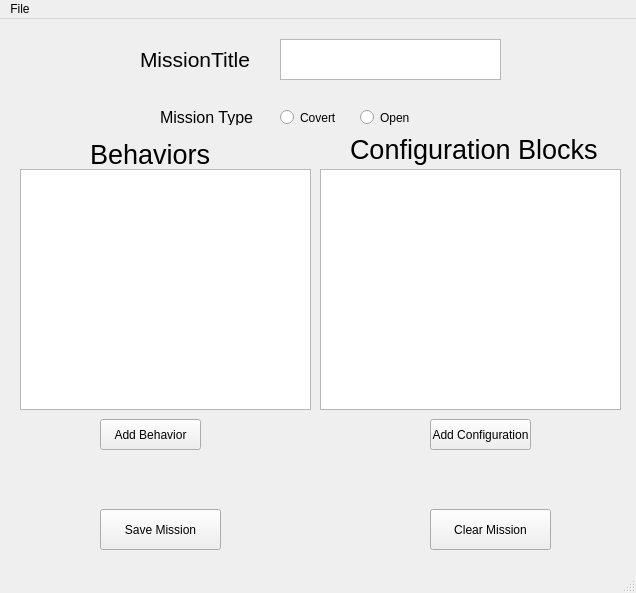
<?xml version="1.0" encoding="UTF-8"?>
<ui version="4.0">
 <class>MainWindow</class>
 <widget class="QMainWindow" name="MainWindow">
  <property name="geometry">
   <rect>
    <x>0</x>
    <y>0</y>
    <width>636</width>
    <height>593</height>
   </rect>
  </property>
  <property name="windowTitle">
   <string>MOOS Mission Planner</string>
  </property>
  <widget class="QWidget" name="centralwidget">
   <widget class="QLabel" name="label">
    <property name="geometry">
     <rect>
      <x>90</x>
      <y>120</y>
      <width>131</width>
      <height>31</height>
     </rect>
    </property>
    <property name="font">
     <font>
      <pointsize>20</pointsize>
     </font>
    </property>
    <property name="text">
     <string>Behaviors</string>
    </property>
   </widget>
   <widget class="QLabel" name="label_2">
    <property name="geometry">
     <rect>
      <x>350</x>
      <y>110</y>
      <width>251</width>
      <height>41</height>
     </rect>
    </property>
    <property name="font">
     <font>
      <pointsize>20</pointsize>
     </font>
    </property>
    <property name="text">
     <string>Configuration Blocks</string>
    </property>
   </widget>
   <widget class="QPushButton" name="saveBtn">
    <property name="geometry">
     <rect>
      <x>100</x>
      <y>490</y>
      <width>121</width>
      <height>41</height>
     </rect>
    </property>
    <property name="text">
     <string>Save Mission</string>
    </property>
   </widget>
   <widget class="QPushButton" name="clearBtn">
    <property name="geometry">
     <rect>
      <x>430</x>
      <y>490</y>
      <width>121</width>
      <height>41</height>
     </rect>
    </property>
    <property name="text">
     <string>Clear Mission</string>
    </property>
   </widget>
   <widget class="QTextEdit" name="nameEdit">
    <property name="geometry">
     <rect>
      <x>280</x>
      <y>20</y>
      <width>221</width>
      <height>41</height>
     </rect>
    </property>
   </widget>
   <widget class="QLabel" name="label_3">
    <property name="geometry">
     <rect>
      <x>140</x>
      <y>20</y>
      <width>111</width>
      <height>41</height>
     </rect>
    </property>
    <property name="font">
     <font>
      <pointsize>16</pointsize>
     </font>
    </property>
    <property name="text">
     <string>MissionTitle</string>
    </property>
   </widget>
   <widget class="QPushButton" name="addBhvBtn">
    <property name="geometry">
     <rect>
      <x>100</x>
      <y>400</y>
      <width>101</width>
      <height>31</height>
     </rect>
    </property>
    <property name="text">
     <string>Add Behavior</string>
    </property>
   </widget>
   <widget class="QPushButton" name="addCfgBtn">
    <property name="geometry">
     <rect>
      <x>430</x>
      <y>400</y>
      <width>101</width>
      <height>31</height>
     </rect>
    </property>
    <property name="text">
     <string>Add Configuration</string>
    </property>
   </widget>
   <widget class="QTableWidget" name="bhvTable">
    <property name="geometry">
     <rect>
      <x>20</x>
      <y>150</y>
      <width>291</width>
      <height>241</height>
     </rect>
    </property>
   </widget>
   <widget class="QTableWidget" name="cfgTable">
    <property name="geometry">
     <rect>
      <x>320</x>
      <y>150</y>
      <width>301</width>
      <height>241</height>
     </rect>
    </property>
   </widget>
   <widget class="QRadioButton" name="radioButton">
    <property name="geometry">
     <rect>
      <x>280</x>
      <y>90</y>
      <width>82</width>
      <height>17</height>
     </rect>
    </property>
    <property name="text">
     <string>Covert</string>
    </property>
   </widget>
   <widget class="QRadioButton" name="radioButton_2">
    <property name="geometry">
     <rect>
      <x>360</x>
      <y>90</y>
      <width>82</width>
      <height>17</height>
     </rect>
    </property>
    <property name="text">
     <string>Open</string>
    </property>
   </widget>
   <widget class="QLabel" name="label_4">
    <property name="geometry">
     <rect>
      <x>160</x>
      <y>90</y>
      <width>101</width>
      <height>16</height>
     </rect>
    </property>
    <property name="font">
     <font>
      <pointsize>12</pointsize>
     </font>
    </property>
    <property name="text">
     <string>Mission Type</string>
    </property>
   </widget>
  </widget>
  <widget class="QMenuBar" name="menubar">
   <property name="geometry">
    <rect>
     <x>0</x>
     <y>0</y>
     <width>636</width>
     <height>21</height>
    </rect>
   </property>
   <widget class="QMenu" name="menuFile">
    <property name="title">
     <string>File</string>
    </property>
    <addaction name="actionNew"/>
    <addaction name="actionSave"/>
    <addaction name="actionExit"/>
   </widget>
   <addaction name="menuFile"/>
  </widget>
  <widget class="QStatusBar" name="statusbar"/>
  <action name="actionNew">
   <property name="text">
    <string>New</string>
   </property>
  </action>
  <action name="actionSave">
   <property name="text">
    <string>Save</string>
   </property>
  </action>
  <action name="actionExit">
   <property name="text">
    <string>Exit</string>
   </property>
  </action>
 </widget>
 <resources/>
 <connections/>
 <slots>
  <slot>on_addBhvBtn_clicked()</slot>
 </slots>
</ui>
